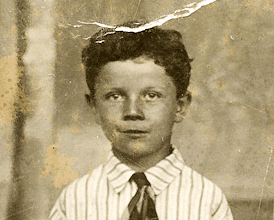
#> input picture image_repair/images/child_damaged.png, 274 x 220 px
$ jupyter execute image_regenerate.ipynb
#> lines starting #> are read from the running program, lines starting #| are printed output that depends on the picture
## Importing Libraries

[cell 1]
import cv2
import matplotlib.pyplot as plt
from PIL import Image
import os

## Paths for Image and Mask

[cell 2]
damaged_image_path = "images/child_damaged.png"
mask_path = "images/child_mask.png"
save_name = "child_out.png"

[cell 3]
os.makedirs("temp",exist_ok=True)
os.makedirs("results",exist_ok=True)
img_dmg = Image.open(damaged_image_path)
#> img_dmg is the input picture: PIL image 274x220 RGB; mean R, G, B 172.7, 157.2, 121.2
img_dmg = img_dmg.resize((200,200))
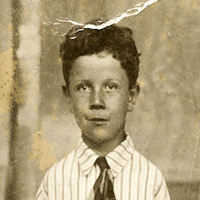
#> img_dmg: PIL image 200x200 RGB; mean R, G, B 172.7, 157.2, 121.2
img_dmg.save("temp/damage.png")
damaged_image = cv2.imread("temp/damage.png")

img_mask = Image.open(mask_path)
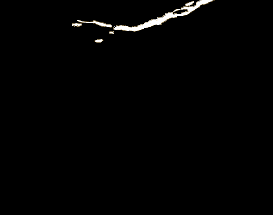
#> input picture image_repair/images/child_mask.png, 273 x 215 px
#> img_mask is the input picture: PIL image 273x215 RGB; mean R, G, B 2.9, 2.8, 2.7
img_mask = img_mask.resize((200,200))
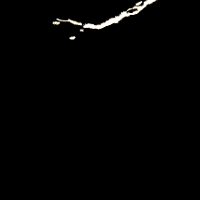
#> img_mask: PIL image 200x200 RGB; mean R, G, B 2.9, 2.8, 2.7
img_mask.save("temp/mask.png")

mask = cv2.imread("temp/mask.png", 0)
#> mask: shape (200, 200); min 0, max 255, mean 2.8

damaged_image = cv2.cvtColor(damaged_image, cv2.COLOR_BGR2RGB)

output1 = cv2.inpaint(damaged_image, mask, 1, cv2.INPAINT_TELEA)
output2 = cv2.inpaint(damaged_image, mask, 1, cv2.INPAINT_NS)

img = [damaged_image, mask, output1, output2]
titles = ['damaged image', 'mask', 'TELEA', 'NS']

for i in range(4):
    plt.subplot(2, 2, i+1)
    plt.xticks([])
    plt.yticks([])
    plt.title(titles[i])
    plt.imshow(img[i])
    plt.savefig("results/"+save_name)
#> this loop made 4 passes
#> pass 2, `plt.savefig("results/"+save_name)`:
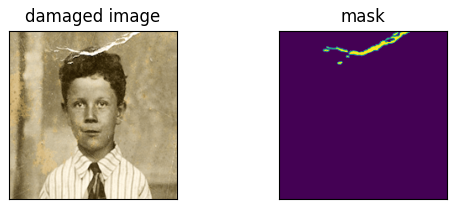
#> figure drawn by matplotlib, 2 panels
plt.show()
